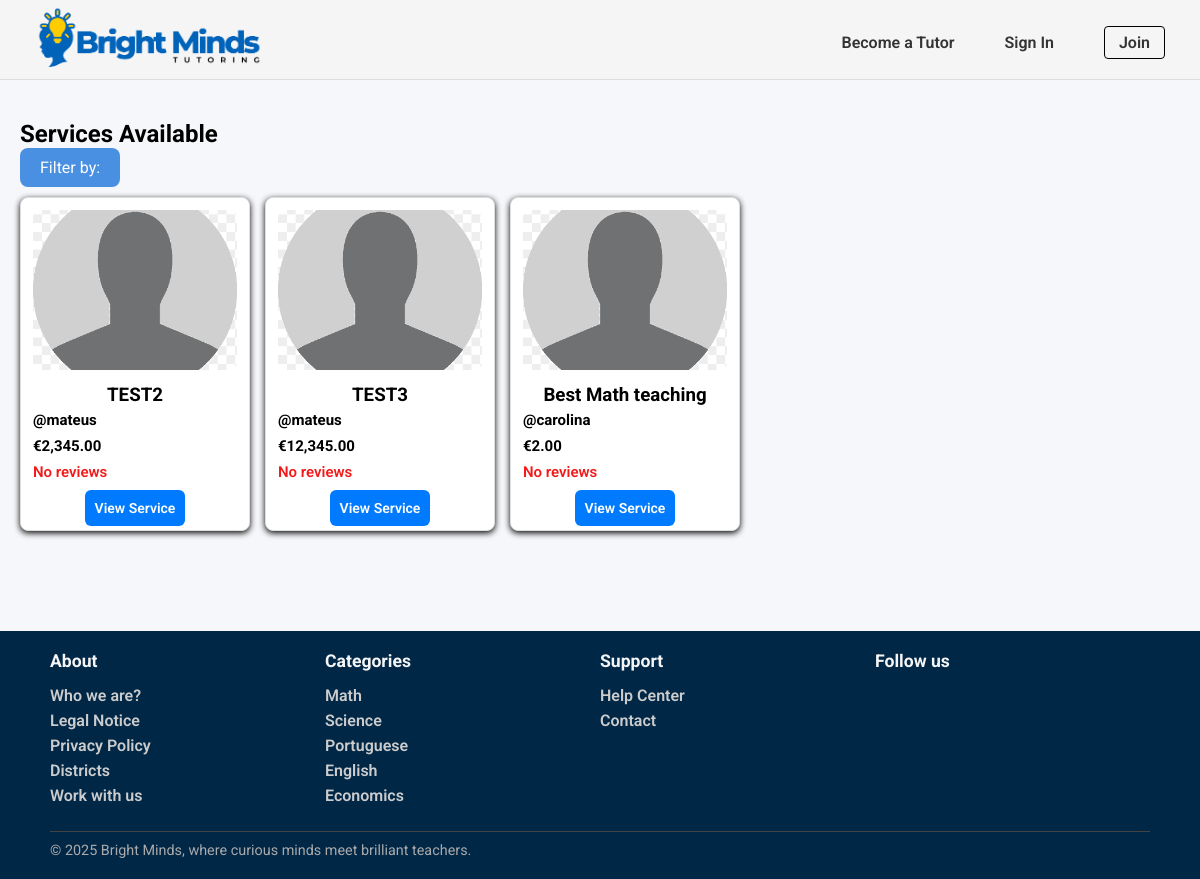
/pages/services_list.php, run on an earlier commit of the app's database.
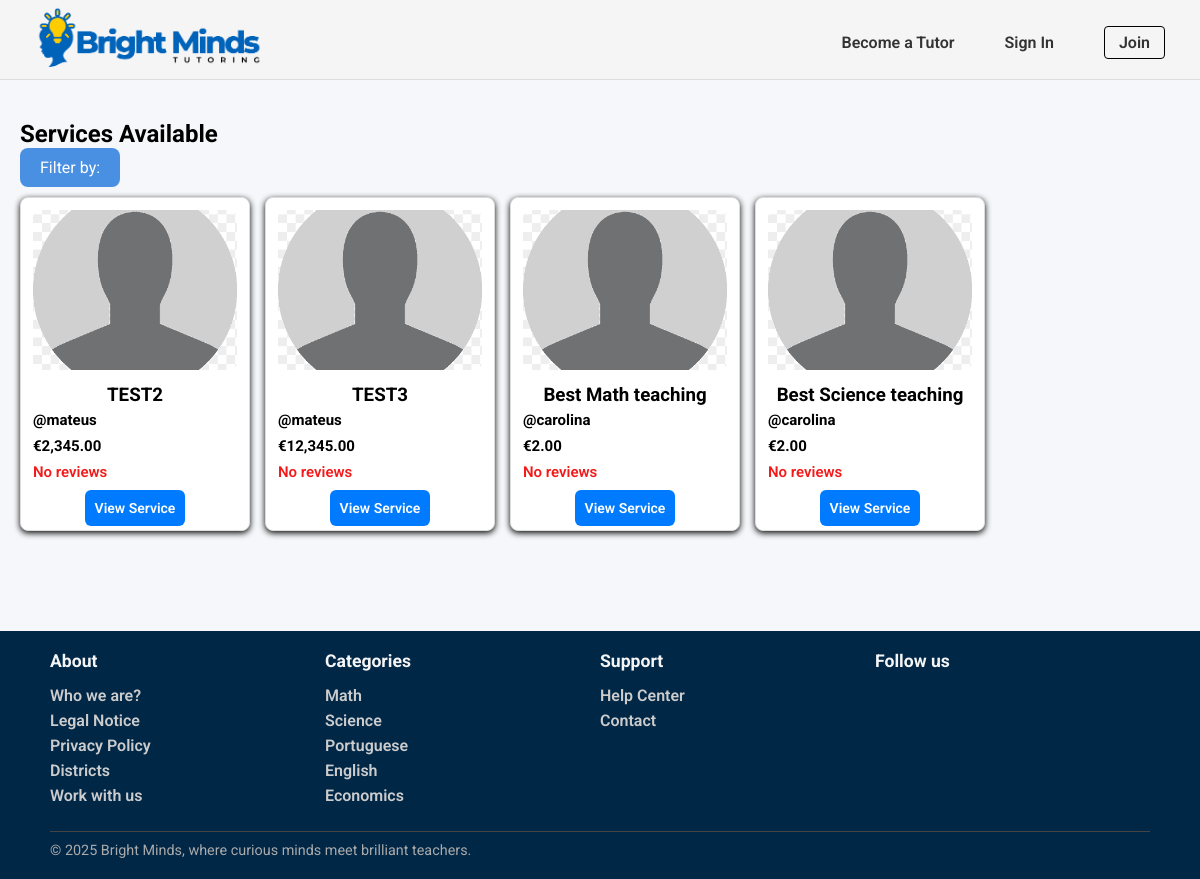
And on a later commit of the database.
### tables this page shows
CREATE TABLE Service(
    service_id INTEGER PRIMARY KEY,
    freelancer_id INTEGER NOT NULL,
    title TEXT NOT NULL,
    category_name TEXT NOT NULL,
    description TEXT NOT NULL,
    duracao INTEGER NOT NULL,
    price REAL NOT NULL,
    service_type TEXT CHECK(service_type IN ('individual presencial', 'grupo presencial', 'individual online','grupo online', 'revisão trabalhos')) NOT NULL,
    num_sessoes INTEGER NOT NULL,
    status TEXT CHECK(status IN ('ativo', 'inativo')) DEFAULT 'ativo',
    max_students INTEGER,
    FOREIGN KEY (freelancer_id) REFERENCES Freelancers(freelancer_id) ON UPDATE CASCADE ON DELETE CASCADE,
    FOREIGN KEY (category_name) REFERENCES Category(category_name) ON UPDATE CASCADE ON DELETE RESTRICT
);

CREATE TABLE User (
    user_id INTEGER PRIMARY KEY,
    username TEXT UNIQUE NOT NULL,
    name TEXT NOT NULL,
    birth_date DATE,
    email TEXT UNIQUE NOT NULL,
    password TEXT NOT NULL,
    usertype TEXT CHECK(usertype IN ('student', 'tutor', 'admin')) NOT NULL,
    address TEXT,
    postal_code TEXT,
    city TEXT,
    registration_date DATE NOT NULL,
    profile_image TEXT
);

CREATE TABLE Category(
    category_name TEXT PRIMARY KEY
);

### pages/services_list.php (called while the page is built)
<?php
    require_once(__DIR__. '/../templates/common.tpl.php');
    require_once(__DIR__.'/../database/connection.db.php');
    require_once(__DIR__.'/../database/service.class.php');
    require_once(__DIR__.'/../database/categories.php');
    require_once(__DIR__. '/../templates/services.tpl.php');
    $session = new Session();
    $db = getDatabaseConnection();
    $categories = getAllCategories($db);
    $category = (!empty ($_GET['category'])) ? $_GET['category'] : null;
    $service = (!empty ($_GET['service_type'])) ? $_GET['service_type'] : null;
    $min_price = (!empty($_GET['min_price'])) ? floatval($_GET['min_price']) : null;
    $max_price = (!empty($_GET['max_price'])) ? floatval($_GET['max_price']) : null;
    $min_rating = (!empty($_GET['min_rating'])) ? floatval($_GET['min_rating']) : null;
    $max_rating = (!empty($_GET['max_rating'])) ? floatval($_GET['max_rating']) : null;
    $services = getServices($db,$category,$service,$min_price,$max_price,$min_rating,$max_rating);
    drawHeader($session);
    drawServices($services,$category,$service);
    drawFooter($categories);
    ?>

### database/service.class.php (called while the page is built, shortened)
<?php
function getServices(PDO $db, ?string $category, ?string $service_type, ?float $min_price, ?float $max_price,?int $min_rating, ?int $max_rating): array {
    $query = '
        SELECT s.service_id, s.title, s.price, s.service_type,
               u.name AS freelancer_name, u.user_id,
               (SELECT AVG(r.rating) FROM Review r
                JOIN Booking b ON r.booking_id = b.booking_id
                WHERE b.service_id = s.service_id) AS avg_rating
        FROM Service s
        JOIN Freelancer f ON s.freelancer_id = f.freelancer_id
        JOIN User u ON f.freelancer_id = u.user_id
        WHERE s.status = "ativo"
        ';
    $params = [];
    $stmt = $db->prepare($query);
    $stmt->execute($params);
    $services = [];
    while ($row = $stmt->fetch(PDO::FETCH_ASSOC)) {
        $user = User::getUserbyId($db, intval($row['user_id']));
        $profileImage = $user->getPhoto();
        $row['profile_image'] = $profileImage;
        $services[] = $row;
    }
    return $services;
}
?>

### database/categories.php (called while the page is built, shortened)
<?php
  function getAllCategories(PDO $db) {
    $stmt = $db->prepare('SELECT category_name
                          FROM Category');
    $stmt->execute();
    return $stmt->fetchAll();
  }
?>

### templates/services.tpl.php (the view, shortened to what the changed rows need)
<?php function drawServices(array $services, ?string $category, ?string $service_type){ ?>
    <section id="services">
      <h2>Services Available</h2>
        <div class="services-button">
            <?php foreach ($services as $service) {
              $profileImage = $service['profile_image'];
            ?>
                <div class="service-card">
                    <div class="service-img-container">
                      <img class="profile-photo" src="<?= htmlspecialchars($profileImage) ?>" alt="Freelancer profile photo">
                    </div>
                    <div class="service-details">
                        <p class="service-name"><h3><?= htmlspecialchars($service['title']) ?><h3>
                        <p class="service-description"><?= htmlspecialchars($service['description']) ?>
                        <p class="freelancer-name">@<?= htmlspecialchars($service['freelancer_name']) ?></p>
                        <p class="price">€<?= number_format($service['price'], 2) ?></p>
                        <p class="rating">
                            <?php
                            $avg = round($service['avg_rating'], 1);
                            if ($avg) {
                                echo $avg . " ★";
                            } else {
                                echo "No reviews";
                            }
                            ?>
                        </p>
                        <a href="service_detail.php?id=<?= $service['service_id'] ?>" class="view-service-btn">View Service</a>
                    </div>
                </div>
            <?php } ?>
        </div>
    </section>
<?php } ?>

### templates/common.tpl.php (shortened to what the changed rows need)
<?php function drawHeader(Session $session){ ?>
    <!DOCTYPE html>
    <html>
        <head>
            <link rel="stylesheet" href="../css/style.css">
            <link rel="stylesheet" href="../css/profile.css">
            <link rel="stylesheet" href="../css/services.css">
            <link rel="stylesheet" href="../css/service_detail.css">
            <link rel="stylesheet" href="../css/admin.css">
            <link rel="stylesheet" href="../css/services_manage.css">
            <link rel="stylesheet" href="../css/client_booking.css">
        </head>
        <body>
            <main>
<?php } ?>
<?php function drawFooter(array $categories){ ?>
            </main>
            <footer>
                <div class="footer-content">
                    <section class="footer-column">
                        <ul>
                            <?php foreach($categories as $category){ ?>
                                <li>
                                    <a href=""><?=$category['category_name']?>
                                    </a>
                                </li>
                            <?php } ?>
                        </ul>
                    </section>
                </div>
            </footer>
        </body>
    </html>
<?php } ?>

What changed in the data, as far as the page shows it:
now on this page (row edited): service: title "Best Science teaching", user.name "carolina", price "2.00"
